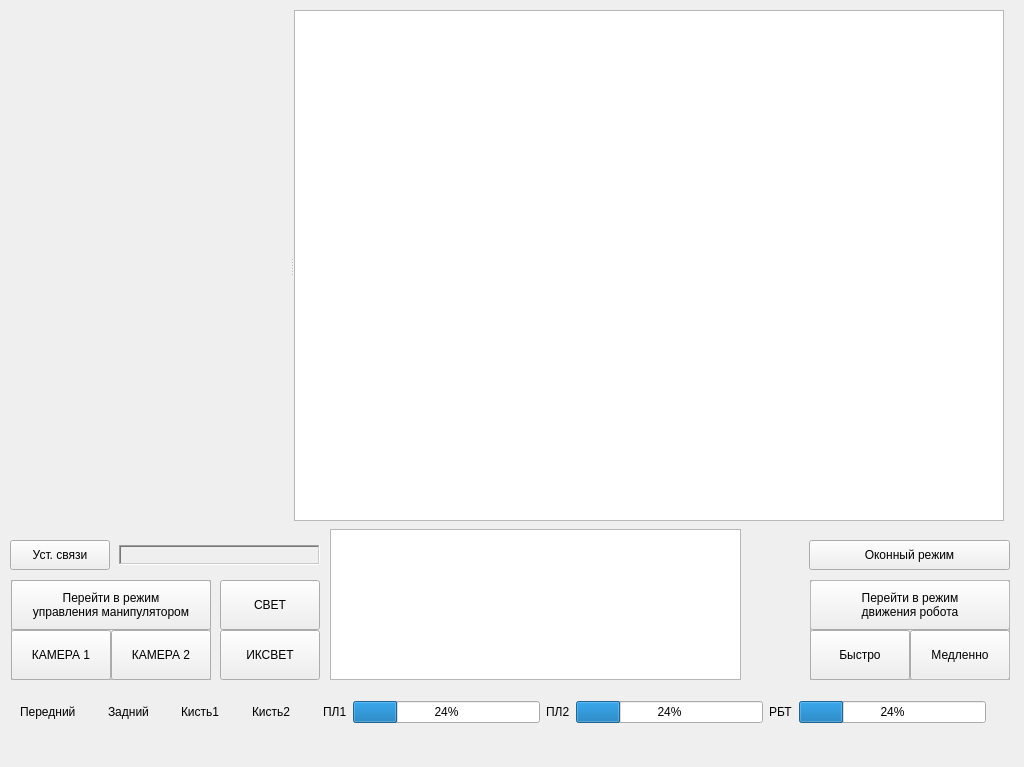
<?xml version="1.0" encoding="UTF-8"?>
<ui version="4.0">
 <class>MainWindow</class>
 <widget class="QMainWindow" name="MainWindow">
  <property name="geometry">
   <rect>
    <x>0</x>
    <y>0</y>
    <width>1024</width>
    <height>767</height>
   </rect>
  </property>
  <property name="windowTitle">
   <string>Chameleon</string>
  </property>
  <widget class="QWidget" name="centralWidget">
   <property name="minimumSize">
    <size>
     <width>800</width>
     <height>600</height>
    </size>
   </property>
   <widget class="QLabel" name="label_signal_level_n">
    <property name="geometry">
     <rect>
      <x>750</x>
      <y>650</y>
      <width>41</width>
      <height>23</height>
     </rect>
    </property>
    <property name="text">
     <string/>
    </property>
    <property name="pixmap">
     <pixmap>:/Resources/signal_level_0</pixmap>
    </property>
    <property name="alignment">
     <set>Qt::AlignLeading|Qt::AlignLeft|Qt::AlignVCenter</set>
    </property>
   </widget>
   <widget class="QLabel" name="label_radiomodem_n">
    <property name="enabled">
     <bool>false</bool>
    </property>
    <property name="geometry">
     <rect>
      <x>750</x>
      <y>610</y>
      <width>39</width>
      <height>38</height>
     </rect>
    </property>
    <property name="text">
     <string/>
    </property>
    <property name="pixmap">
     <pixmap>:/Resources/radiomodem</pixmap>
    </property>
    <property name="alignment">
     <set>Qt::AlignRight|Qt::AlignTrailing|Qt::AlignVCenter</set>
    </property>
   </widget>
   <widget class="QLabel" name="label_listen_n">
    <property name="enabled">
     <bool>true</bool>
    </property>
    <property name="geometry">
     <rect>
      <x>760</x>
      <y>580</y>
      <width>21</width>
      <height>22</height>
     </rect>
    </property>
    <property name="text">
     <string/>
    </property>
    <property name="pixmap">
     <pixmap>:/Resources/phones</pixmap>
    </property>
    <property name="alignment">
     <set>Qt::AlignRight|Qt::AlignTrailing|Qt::AlignVCenter</set>
    </property>
   </widget>
   <widget class="QLabel" name="label_talk_n">
    <property name="enabled">
     <bool>true</bool>
    </property>
    <property name="geometry">
     <rect>
      <x>760</x>
      <y>540</y>
      <width>22</width>
      <height>22</height>
     </rect>
    </property>
    <property name="text">
     <string/>
    </property>
    <property name="pixmap">
     <pixmap>:/Resources/microphone</pixmap>
    </property>
    <property name="alignment">
     <set>Qt::AlignLeading|Qt::AlignLeft|Qt::AlignVCenter</set>
    </property>
   </widget>
   <widget class="QFrame" name="frame_1n">
    <property name="geometry">
     <rect>
      <x>11</x>
      <y>580</y>
      <width>200</width>
      <height>100</height>
     </rect>
    </property>
    <property name="minimumSize">
     <size>
      <width>100</width>
      <height>100</height>
     </size>
    </property>
    <property name="maximumSize">
     <size>
      <width>16777215</width>
      <height>200</height>
     </size>
    </property>
    <property name="frameShape">
     <enum>QFrame::StyledPanel</enum>
    </property>
    <property name="frameShadow">
     <enum>QFrame::Raised</enum>
    </property>
    <widget class="QPushButton" name="btArm16_n">
     <property name="geometry">
      <rect>
       <x>0</x>
       <y>0</y>
       <width>200</width>
       <height>50</height>
      </rect>
     </property>
     <property name="sizePolicy">
      <sizepolicy hsizetype="Preferred" vsizetype="Fixed">
       <horstretch>0</horstretch>
       <verstretch>0</verstretch>
      </sizepolicy>
     </property>
     <property name="minimumSize">
      <size>
       <width>100</width>
       <height>50</height>
      </size>
     </property>
     <property name="text">
      <string>Перейти в режим 
управления манипулятором</string>
     </property>
    </widget>
    <widget class="QPushButton" name="btCamera_1n">
     <property name="geometry">
      <rect>
       <x>0</x>
       <y>50</y>
       <width>100</width>
       <height>50</height>
      </rect>
     </property>
     <property name="sizePolicy">
      <sizepolicy hsizetype="Preferred" vsizetype="Fixed">
       <horstretch>0</horstretch>
       <verstretch>0</verstretch>
      </sizepolicy>
     </property>
     <property name="minimumSize">
      <size>
       <width>100</width>
       <height>50</height>
      </size>
     </property>
     <property name="text">
      <string>КАМЕРА 1</string>
     </property>
     <property name="icon">
      <iconset>
       <normaloff>:/Resources/camera</normaloff>:/Resources/camera</iconset>
     </property>
     <property name="iconSize">
      <size>
       <width>32</width>
       <height>32</height>
      </size>
     </property>
    </widget>
    <widget class="QPushButton" name="btCamera_2n">
     <property name="geometry">
      <rect>
       <x>100</x>
       <y>50</y>
       <width>100</width>
       <height>50</height>
      </rect>
     </property>
     <property name="sizePolicy">
      <sizepolicy hsizetype="Preferred" vsizetype="Fixed">
       <horstretch>0</horstretch>
       <verstretch>0</verstretch>
      </sizepolicy>
     </property>
     <property name="minimumSize">
      <size>
       <width>100</width>
       <height>50</height>
      </size>
     </property>
     <property name="text">
      <string>КАМЕРА 2</string>
     </property>
     <property name="icon">
      <iconset>
       <normaloff>:/Resources/camera</normaloff>:/Resources/camera</iconset>
     </property>
     <property name="iconSize">
      <size>
       <width>32</width>
       <height>32</height>
      </size>
     </property>
    </widget>
   </widget>
   <widget class="QLabel" name="infoLabel_n">
    <property name="geometry">
     <rect>
      <x>119</x>
      <y>545</y>
      <width>201</width>
      <height>20</height>
     </rect>
    </property>
    <property name="frameShape">
     <enum>QFrame::WinPanel</enum>
    </property>
    <property name="frameShadow">
     <enum>QFrame::Sunken</enum>
    </property>
    <property name="lineWidth">
     <number>3</number>
    </property>
    <property name="text">
     <string/>
    </property>
   </widget>
   <widget class="QPushButton" name="btLight_n">
    <property name="geometry">
     <rect>
      <x>220</x>
      <y>580</y>
      <width>100</width>
      <height>50</height>
     </rect>
    </property>
    <property name="sizePolicy">
     <sizepolicy hsizetype="Preferred" vsizetype="Fixed">
      <horstretch>0</horstretch>
      <verstretch>0</verstretch>
     </sizepolicy>
    </property>
    <property name="minimumSize">
     <size>
      <width>100</width>
      <height>50</height>
     </size>
    </property>
    <property name="text">
     <string>СВЕТ</string>
    </property>
    <property name="icon">
     <iconset>
      <normaloff>:/Resources/light</normaloff>:/Resources/light</iconset>
    </property>
    <property name="iconSize">
     <size>
      <width>32</width>
      <height>32</height>
     </size>
    </property>
   </widget>
   <widget class="QPushButton" name="btConnection_n">
    <property name="geometry">
     <rect>
      <x>10</x>
      <y>540</y>
      <width>100</width>
      <height>30</height>
     </rect>
    </property>
    <property name="sizePolicy">
     <sizepolicy hsizetype="Preferred" vsizetype="Fixed">
      <horstretch>0</horstretch>
      <verstretch>0</verstretch>
     </sizepolicy>
    </property>
    <property name="minimumSize">
     <size>
      <width>100</width>
      <height>30</height>
     </size>
    </property>
    <property name="text">
     <string>Уст. связи</string>
    </property>
   </widget>
   <widget class="QPushButton" name="btLightIR_n">
    <property name="enabled">
     <bool>true</bool>
    </property>
    <property name="geometry">
     <rect>
      <x>220</x>
      <y>630</y>
      <width>100</width>
      <height>50</height>
     </rect>
    </property>
    <property name="sizePolicy">
     <sizepolicy hsizetype="Preferred" vsizetype="Fixed">
      <horstretch>0</horstretch>
      <verstretch>0</verstretch>
     </sizepolicy>
    </property>
    <property name="minimumSize">
     <size>
      <width>100</width>
      <height>0</height>
     </size>
    </property>
    <property name="text">
     <string>ИКСВЕТ</string>
    </property>
    <property name="icon">
     <iconset>
      <normaloff>:/Resources/light_ir</normaloff>:/Resources/light_ir</iconset>
    </property>
    <property name="iconSize">
     <size>
      <width>32</width>
      <height>32</height>
     </size>
    </property>
   </widget>
   <widget class="QListView" name="lvOtherInfo_n">
    <property name="geometry">
     <rect>
      <x>330</x>
      <y>529</y>
      <width>411</width>
      <height>151</height>
     </rect>
    </property>
    <property name="sizePolicy">
     <sizepolicy hsizetype="Expanding" vsizetype="Fixed">
      <horstretch>0</horstretch>
      <verstretch>0</verstretch>
     </sizepolicy>
    </property>
    <property name="maximumSize">
     <size>
      <width>16777215</width>
      <height>200</height>
     </size>
    </property>
   </widget>
   <widget class="QWidget" name="">
    <property name="geometry">
     <rect>
      <x>9</x>
      <y>685</y>
      <width>1001</width>
      <height>54</height>
     </rect>
    </property>
    <layout class="QHBoxLayout" name="horizontalLayout">
     <item>
      <widget class="QLabel" name="label_n_n">
       <property name="sizePolicy">
        <sizepolicy hsizetype="Preferred" vsizetype="Preferred">
         <horstretch>0</horstretch>
         <verstretch>0</verstretch>
        </sizepolicy>
       </property>
       <property name="text">
        <string>Передний</string>
       </property>
      </widget>
     </item>
     <item>
      <widget class="QLabel" name="lbFront_n">
       <property name="text">
        <string/>
       </property>
       <property name="pixmap">
        <pixmap>:/Resources/light_level_0</pixmap>
       </property>
      </widget>
     </item>
     <item>
      <widget class="QLabel" name="lbFrontIR_n">
       <property name="text">
        <string/>
       </property>
       <property name="pixmap">
        <pixmap>:/Resources/light_level_0</pixmap>
       </property>
      </widget>
     </item>
     <item>
      <widget class="QLabel" name="label_2_n">
       <property name="sizePolicy">
        <sizepolicy hsizetype="Preferred" vsizetype="Preferred">
         <horstretch>0</horstretch>
         <verstretch>0</verstretch>
        </sizepolicy>
       </property>
       <property name="text">
        <string>Задний</string>
       </property>
      </widget>
     </item>
     <item>
      <widget class="QLabel" name="lbRear_n">
       <property name="text">
        <string/>
       </property>
       <property name="pixmap">
        <pixmap>:/Resources/light_level_0</pixmap>
       </property>
      </widget>
     </item>
     <item>
      <widget class="QLabel" name="lbRearIR_n">
       <property name="text">
        <string/>
       </property>
       <property name="pixmap">
        <pixmap>:/Resources/light_level_0</pixmap>
       </property>
      </widget>
     </item>
     <item>
      <widget class="QLabel" name="label_3_n">
       <property name="sizePolicy">
        <sizepolicy hsizetype="Preferred" vsizetype="Preferred">
         <horstretch>0</horstretch>
         <verstretch>0</verstretch>
        </sizepolicy>
       </property>
       <property name="text">
        <string>Кисть1</string>
       </property>
      </widget>
     </item>
     <item>
      <widget class="QLabel" name="lbArm1_n">
       <property name="text">
        <string/>
       </property>
       <property name="pixmap">
        <pixmap>:/Resources/light_level_0</pixmap>
       </property>
      </widget>
     </item>
     <item>
      <widget class="QLabel" name="lbArm1IR_n">
       <property name="text">
        <string/>
       </property>
       <property name="pixmap">
        <pixmap>:/Resources/light_level_0</pixmap>
       </property>
      </widget>
     </item>
     <item>
      <widget class="QLabel" name="label_4_n">
       <property name="sizePolicy">
        <sizepolicy hsizetype="Preferred" vsizetype="Preferred">
         <horstretch>0</horstretch>
         <verstretch>0</verstretch>
        </sizepolicy>
       </property>
       <property name="text">
        <string>Кисть2</string>
       </property>
      </widget>
     </item>
     <item>
      <widget class="QLabel" name="lbArm2">
       <property name="text">
        <string/>
       </property>
       <property name="pixmap">
        <pixmap>:/Resources/light_level_0</pixmap>
       </property>
      </widget>
     </item>
     <item>
      <widget class="QLabel" name="lbArm2IR_n">
       <property name="text">
        <string/>
       </property>
       <property name="pixmap">
        <pixmap>:/Resources/light_level_0</pixmap>
       </property>
      </widget>
     </item>
     <item>
      <widget class="QLabel" name="lbPower1_n">
       <property name="text">
        <string>ПЛ1</string>
       </property>
      </widget>
     </item>
     <item>
      <widget class="QProgressBar" name="progressBar_pl1_n">
       <property name="value">
        <number>24</number>
       </property>
      </widget>
     </item>
     <item>
      <widget class="QLabel" name="lbPower2_n">
       <property name="text">
        <string>ПЛ2</string>
       </property>
      </widget>
     </item>
     <item>
      <widget class="QProgressBar" name="progressBar_pl2_n">
       <property name="value">
        <number>24</number>
       </property>
      </widget>
     </item>
     <item>
      <widget class="QLabel" name="lbPower3_n">
       <property name="text">
        <string>РБТ</string>
       </property>
      </widget>
     </item>
     <item>
      <widget class="QProgressBar" name="progressBar_rbt_n">
       <property name="value">
        <number>24</number>
       </property>
      </widget>
     </item>
     <item>
      <widget class="QLabel" name="label_12_n">
       <property name="text">
        <string/>
       </property>
       <property name="pixmap">
        <pixmap>:/Resources/battery</pixmap>
       </property>
      </widget>
     </item>
    </layout>
   </widget>
   <widget class="QSplitter" name="splitter">
    <property name="geometry">
     <rect>
      <x>13</x>
      <y>10</y>
      <width>991</width>
      <height>511</height>
     </rect>
    </property>
    <property name="orientation">
     <enum>Qt::Horizontal</enum>
    </property>
    <widget class="VlcWidgetVideo" name="widgetVideo_1n" native="true"/>
    <widget class="QGraphicsView" name="widgetVideo_2n"/>
   </widget>
   <widget class="QPushButton" name="btStopMove_n">
    <property name="geometry">
     <rect>
      <x>810</x>
      <y>580</y>
      <width>200</width>
      <height>50</height>
     </rect>
    </property>
    <property name="sizePolicy">
     <sizepolicy hsizetype="Preferred" vsizetype="Fixed">
      <horstretch>0</horstretch>
      <verstretch>0</verstretch>
     </sizepolicy>
    </property>
    <property name="minimumSize">
     <size>
      <width>100</width>
      <height>50</height>
     </size>
    </property>
    <property name="text">
     <string>Перейти в режим 
движения робота</string>
    </property>
   </widget>
   <widget class="QPushButton" name="btWindowMode_n">
    <property name="enabled">
     <bool>true</bool>
    </property>
    <property name="geometry">
     <rect>
      <x>809</x>
      <y>540</y>
      <width>201</width>
      <height>30</height>
     </rect>
    </property>
    <property name="sizePolicy">
     <sizepolicy hsizetype="Preferred" vsizetype="Fixed">
      <horstretch>0</horstretch>
      <verstretch>0</verstretch>
     </sizepolicy>
    </property>
    <property name="minimumSize">
     <size>
      <width>100</width>
      <height>30</height>
     </size>
    </property>
    <property name="text">
     <string>Оконный режим</string>
    </property>
   </widget>
   <widget class="QPushButton" name="btSlow_n">
    <property name="geometry">
     <rect>
      <x>910</x>
      <y>630</y>
      <width>100</width>
      <height>50</height>
     </rect>
    </property>
    <property name="sizePolicy">
     <sizepolicy hsizetype="Preferred" vsizetype="Fixed">
      <horstretch>0</horstretch>
      <verstretch>0</verstretch>
     </sizepolicy>
    </property>
    <property name="minimumSize">
     <size>
      <width>100</width>
      <height>30</height>
     </size>
    </property>
    <property name="text">
     <string>Медленно</string>
    </property>
   </widget>
   <widget class="QFrame" name="frRArm_2n">
    <property name="geometry">
     <rect>
      <x>810</x>
      <y>580</y>
      <width>200</width>
      <height>100</height>
     </rect>
    </property>
    <property name="minimumSize">
     <size>
      <width>200</width>
      <height>100</height>
     </size>
    </property>
    <property name="maximumSize">
     <size>
      <width>16777215</width>
      <height>200</height>
     </size>
    </property>
    <property name="frameShape">
     <enum>QFrame::StyledPanel</enum>
    </property>
    <property name="frameShadow">
     <enum>QFrame::Raised</enum>
    </property>
    <zorder>btFast_n</zorder>
    <zorder>btStopMove_n</zorder>
    <zorder>btSlow_n</zorder>
   </widget>
   <widget class="QPushButton" name="btFast_n">
    <property name="geometry">
     <rect>
      <x>810</x>
      <y>630</y>
      <width>100</width>
      <height>50</height>
     </rect>
    </property>
    <property name="sizePolicy">
     <sizepolicy hsizetype="Preferred" vsizetype="Fixed">
      <horstretch>0</horstretch>
      <verstretch>0</verstretch>
     </sizepolicy>
    </property>
    <property name="minimumSize">
     <size>
      <width>100</width>
      <height>30</height>
     </size>
    </property>
    <property name="text">
     <string>Быстро</string>
    </property>
   </widget>
  </widget>
  <widget class="QMenuBar" name="menuBar">
   <property name="geometry">
    <rect>
     <x>0</x>
     <y>0</y>
     <width>1024</width>
     <height>19</height>
    </rect>
   </property>
  </widget>
 </widget>
 <layoutdefault spacing="6" margin="11"/>
 <customwidgets>
  <customwidget>
   <class>VlcWidgetVideo</class>
   <extends>QWidget</extends>
   <header>WidgetVideo.h</header>
   <container>1</container>
  </customwidget>
 </customwidgets>
 <resources/>
 <connections/>
</ui>
